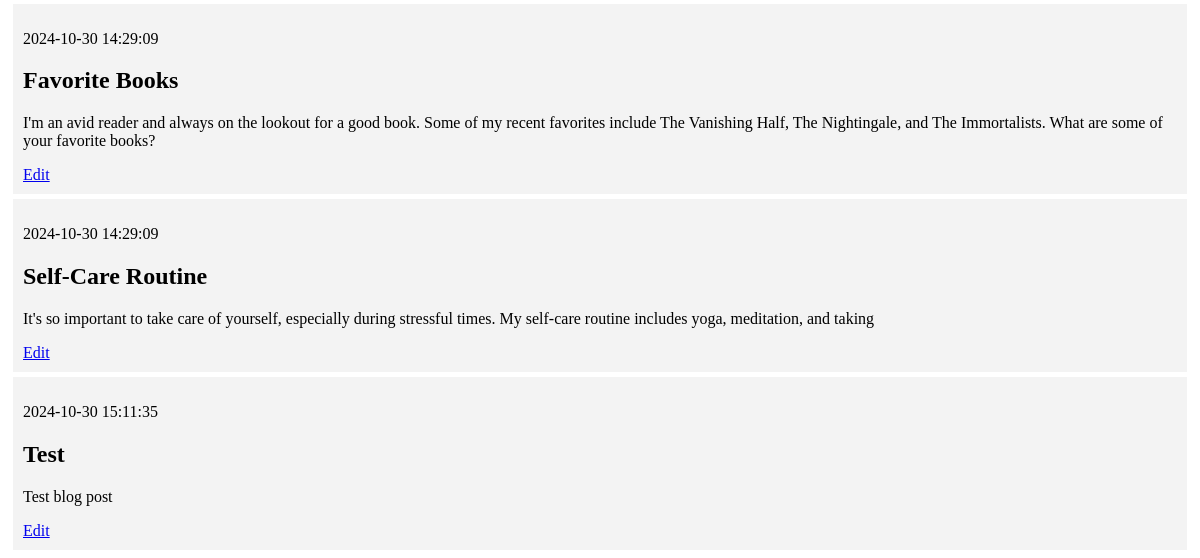
Before: / (lower part) with the older database file.
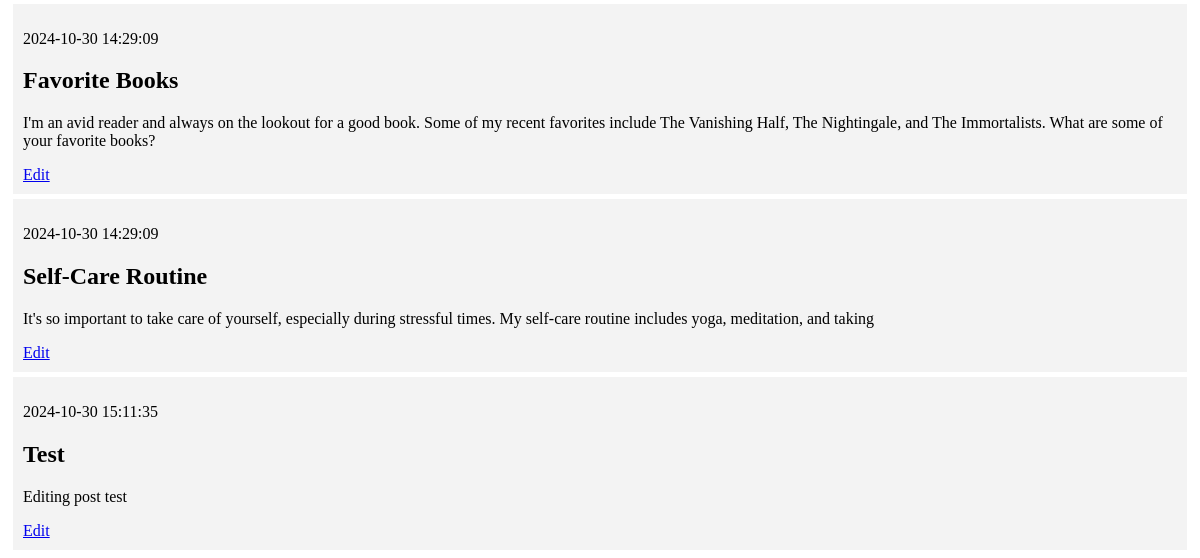
After: the same page with the newer database file.
### tables this page shows
CREATE TABLE posts (
    id INTEGER PRIMARY KEY AUTOINCREMENT,
    created TIMESTAMP NOT NULL DEFAULT CURRENT_TIMESTAMP,
    title TEXT NOT NULL,
    content TEXT NOT NULL
);

### app.py (the view)
@app.route('/')
def index():
    conn = get_db_connection()
    posts = conn.execute("SELECT * FROM posts").fetchall()
    conn.close()
    return render_template('index.html', posts=posts)

### app.py (called while the page is built)
def get_db_connection():
    conn = sqlite3.connect('database.db')
    conn.row_factory = sqlite3.Row
    return conn

### templates/index.html (shortened to what this page needs)
{% extends 'base.html' %}
{% block content %}
    {% for post in posts %}
        <div class='post'>
            <p>{{ post['created'] }}</p>
            <h2>{{ post['title'] }}</h2>
            <p>{{ post['content'] }}</p>
            <a href="{{ url_for('edit', id=post['id']) }}">Edit</a>
        </div>
    {% endfor %}
{% endblock %}

Changed rows visible on the page:
changed posts "Test": content "Test blog post" → "Editing post test"
